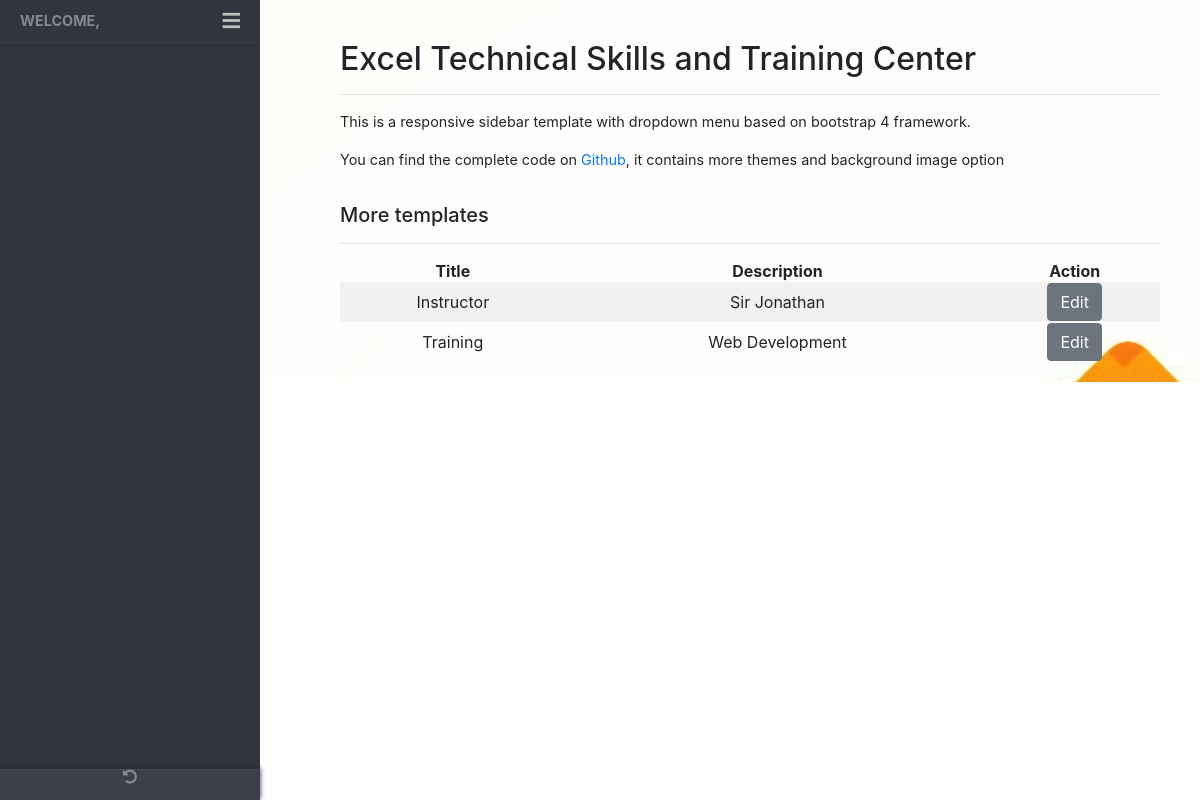
The page /SeyProject/listevaluation.php on the database its author committed.
### tables this page shows
CREATE TABLE `evaluate_tbl` (
  `evaID` int(11) NOT NULL,
  `evaTitle` varchar(255) NOT NULL,
  `evaDesc` varchar(255) NOT NULL,
  `totalq` int(255) NOT NULL,
  `image` varchar(255) NOT NULL
);

### SeyProject/listevaluation.php (the view, shortened to what this page needs)
<?php
require('config/dbconnection.php');
include('sidebar.php');
$query = "SELECT * fROM evaluate_tbl";
$result = mysqli_query($conn,$query);
$all = mysqli_fetch_all($result,MYSQLI_ASSOC);
?>
<main class="page-content">
    <div class="container-fluid">
      <h2>Excel Technical Skills and Training Center</h2>
      <hr>
      <div class="row">
        <div class="form-group col-md-12">
          <p>This is a responsive sidebar template with dropdown menu based on bootstrap 4 framework.</p>
          <p> You can find the complete code on <a href="https://github.com/azouaoui-med/pro-sidebar-template" target="_blank">
              Github</a>, it contains more themes and background image option</p>
        </div>
      </div>
      <h5>More templates</h5>
      <hr>
      <div id="no-more-tables">
            <table class="col-md-12 table-striped cf text-center">
        		<thead class="cf">
        			<tr>
        				<th class="numeric">Title</th>
        				<th class="numeric">Description</th>
                <th class="numeric">Action</th>
        			</tr>
        		</thead>
        		<tbody>
            <?php foreach($all as $eval):?>
        			<tr>
        				<td data-title="Title"><?php echo $eval["evaTitle"];?></td>
        				<td data-title="Desecription"><?php echo  $eval['evaDesc'];?></td>
        				<td data-title="Action" class="numeric"><a href="editevaluation.php?id=<?php echo $eval['evaID']; ?>" class="btn btn-secondary">Edit</a></td>
        			</tr>
            <?php endforeach;?>
        		</tbody>
        	</table>
        </div>
  </main>

### SeyProject/css/main.css (style rules this page uses)
body { font-size: 0.9rem; }
.page-wrapper .sidebar-wrapper, .sidebar-wrapper .sidebar-brand > a, .sidebar-wrapper .sidebar-dropdown > a:after, .sidebar-wrapper .sidebar-menu .sidebar-dropdown .sidebar-submenu li a:before, .sidebar-wrapper ul li a i, .page-wrapper .page-content, .sidebar-wrapper .sidebar-search input.search-menu, .sidebar-wrapper .sidebar-search .input-group-text, .sidebar-wrapper .sidebar-menu ul li a, #show-sidebar, #close-sidebar { -webkit-transition: all 0.3s ease; -moz-transition: all 0.3s ease; -ms-transition: all 0.3s ease; -o-transition: all 0.3s ease; transition: all 0.3s ease; }
@media screen and (min-width: 768px) { .page-wrapper.toggled .page-content { padding-left: 300px; } }
.page-wrapper .page-content { display: inline-block; width: 100%; padding-left: 0px; padding-top: 20px; background-image: url("../excellogo/logo2.jpg"); }
.page-wrapper .page-content > div { padding: 20px 40px; }
.page-wrapper .page-content { overflow-x: hidden; }

### rows shown on the page
evaluate_tbl: evaTitle "Instructor", evaDesc "Sir Jonathan"
evaluate_tbl: evaTitle "Training", evaDesc "Web Development"
